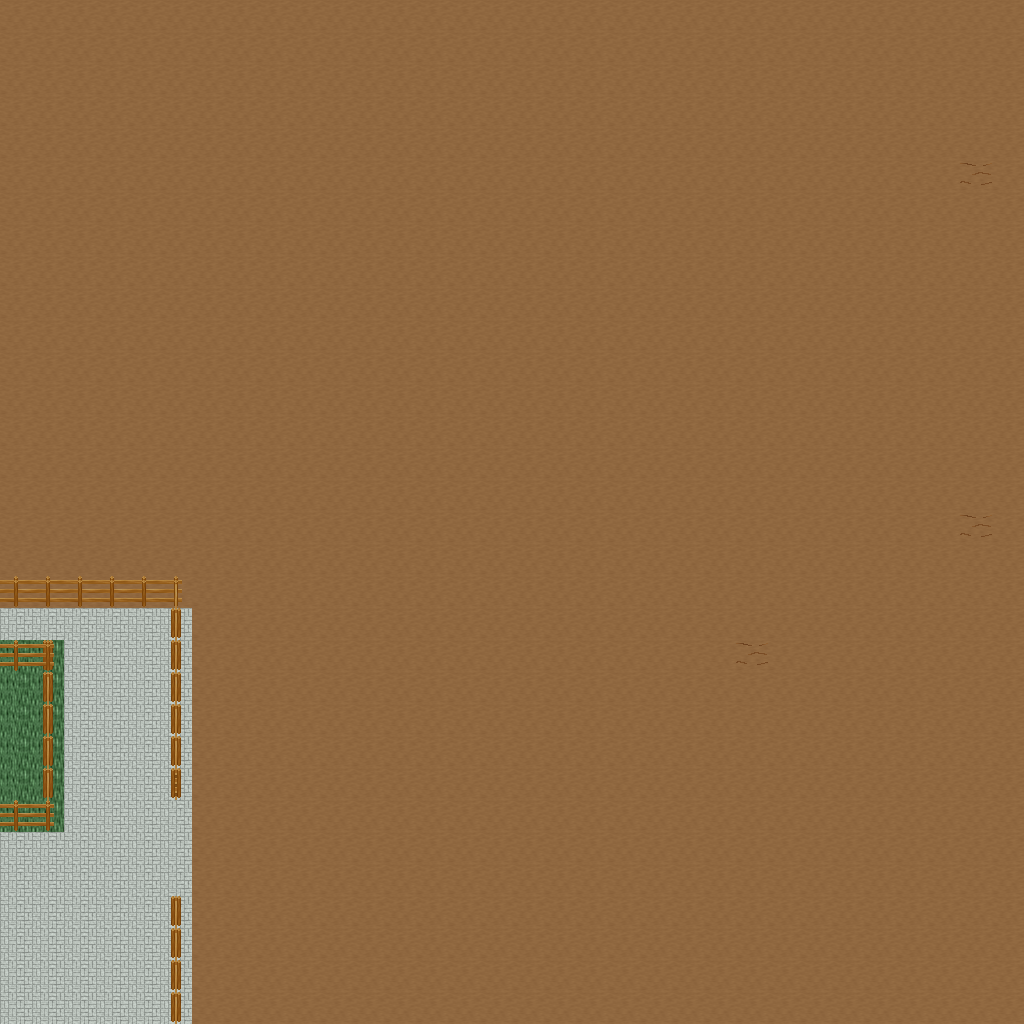

A 2D game scene composited from a Tiled map and its tileset images. What follows is a short description and the map's XML, with each tile layer's data collapsed to a summary:
An orthogonal 32x32 tile map with 32x32 px tiles, 5 tile layers (Ground, Objects, Objects2, Above, ...), 1 hidden layer not drawn, 37 tilesets.

<map version="1.10" tiledversion="1.11.0" orientation="orthogonal" renderorder="right-down" width="32" height="32" tilewidth="32" tileheight="32" infinite="0" nextlayerid="11" nextobjectid="1">
 <tileset firstgid="1" name="ground_ground" tilewidth="32" tileheight="32" tilecount="33" columns="3">
  <image source="../drawable/ground_ground.png" width="96" height="352" />
 </tileset>
 <tileset firstgid="34" name="ground_ridge_earth_dark" tilewidth="32" tileheight="32" tilecount="96" columns="12">
  <image source="../drawable/ground_ridge_earth_dark.png" width="384" height="256" />
 </tileset>
 <tileset firstgid="130" name="logic_collision" tilewidth="32" tileheight="32" tilecount="1" columns="1">
  <image source="../drawable/logic_collision.png" width="32" height="32" />
 </tileset>
 <tileset firstgid="131" name="logic_portal" tilewidth="32" tileheight="32" tilecount="24" columns="8">
  <image source="../drawable/logic_portal.png" width="256" height="96" />
 </tileset>
 <tileset firstgid="155" name="building_fence_fence_chunky" tilewidth="32" tileheight="32" tilecount="21" columns="3">
  <image source="../drawable/building_fence_fence_chunky.png" width="96" height="224" />
 </tileset>
 <tileset firstgid="176" name="item_statue_girl_with_bird" tilewidth="32" tileheight="32" tilecount="12" columns="4">
  <image source="../drawable/item_statue_girl_with_bird.png" width="128" height="96" />
 </tileset>
 <tileset firstgid="188" name="plant_bush_hosta" tilewidth="32" tileheight="32" tilecount="9" columns="3">
  <image source="../drawable/plant_bush_hosta.png" width="96" height="96" />
 </tileset>
 <tileset firstgid="197" name="logic_item_sheepfood" tilewidth="32" tileheight="32" tilecount="1" columns="1">
  <image source="../drawable/logic_item_sheepfood.png" width="32" height="32" />
 </tileset>
 <tileset firstgid="198" name="ground_rock_rocks_3" tilewidth="32" tileheight="32" tilecount="16" columns="4">
  <image source="../drawable/ground_rock_rocks_3.png" width="128" height="128" />
 </tileset>
 <tileset firstgid="214" name="item_statue_crystal_statues" tilewidth="32" tileheight="32" tilecount="12" columns="6">
  <image source="../drawable/item_statue_crystal_statues.png" width="192" height="64" />
 </tileset>
 <tileset firstgid="226" name="plant_tree_maple_tree" tilewidth="32" tileheight="32" tilecount="72" columns="8">
  <image source="../drawable/plant_tree_maple_tree.png" width="256" height="288" />
 </tileset>
 <tileset firstgid="298" name="plant_stump_small_stump" tilewidth="32" tileheight="32" tilecount="4" columns="2">
  <image source="../drawable/plant_stump_small_stump.png" width="64" height="64" />
 </tileset>
 <tileset firstgid="302" name="item_statue_plants_potted_stone" tilewidth="32" tileheight="32" tilecount="6" columns="3">
  <image source="../drawable/item_statue_plants_potted_stone.png" width="96" height="64" />
 </tileset>
 <tileset firstgid="308" name="logic_creature_sheep" tilewidth="32" tileheight="32" tilecount="1" columns="1">
  <image source="../drawable/logic_creature_sheep.png" width="32" height="32" />
 </tileset>
 <tileset firstgid="309" name="furniture_chair_bench_white" tilewidth="32" tileheight="32" tilecount="8" columns="2">
  <image source="../drawable/furniture_chair_bench_white.png" width="64" height="128" />
 </tileset>
 <tileset firstgid="317" name="furniture_sink_dark_side_on" tilewidth="32" tileheight="32" tilecount="6" columns="3">
  <image source="../drawable/furniture_sink_dark_side_on.png" width="96" height="64" />
 </tileset>
 <tileset firstgid="323" name="object_birds" tilewidth="32" tileheight="32" tilecount="4" columns="2">
  <image source="../drawable/object_birds.png" width="64" height="64" />
 </tileset>
 <tileset firstgid="327" name="logic_creature_animal" tilewidth="32" tileheight="32" tilecount="32" columns="8">
  <image source="../drawable/logic_creature_animal.png" width="256" height="128" />
 </tileset>
 <tileset firstgid="359" name="ground_earth_edges" tilewidth="32" tileheight="32" tilecount="18" columns="6">
  <image source="../drawable/ground_earth_edges.png" width="192" height="96" />
 </tileset>
 <tileset firstgid="377" name="ground_grass_corners" tilewidth="32" tileheight="32" tilecount="24" columns="6">
  <image source="../drawable/ground_grass_corners.png" width="192" height="128" />
 </tileset>
 <tileset firstgid="401" name="building_stairs_stairs_grey" tilewidth="32" tileheight="32" tilecount="6" columns="3">
  <image source="../drawable/building_stairs_stairs_grey.png" width="96" height="64" />
 </tileset>
 <tileset firstgid="407" name="logic_creature_ent" tilewidth="32" tileheight="32" tilecount="4" columns="4">
  <image source="../drawable/logic_creature_ent.png" width="128" height="32" />
 </tileset>
 <tileset firstgid="411" name="plant_tree_pine_tree" tilewidth="32" tileheight="32" tilecount="20" columns="4">
  <image source="../drawable/plant_tree_pine_tree.png" width="128" height="160" />
 </tileset>
 <tileset firstgid="431" name="plant_tree_oak_tree" tilewidth="32" tileheight="32" tilecount="20" columns="4">
  <image source="../drawable/plant_tree_oak_tree.png" width="128" height="160" />
 </tileset>
 <tileset firstgid="451" name="plant_tree_chestnut_tree" tilewidth="32" tileheight="32" tilecount="20" columns="4">
  <image source="../drawable/plant_tree_chestnut_tree.png" width="128" height="160" />
 </tileset>
 <tileset firstgid="471" name="building_thatched_roof_cottage1" tilewidth="32" tileheight="32" tilecount="20" columns="4">
  <image source="../drawable/building_thatched_roof_cottage1.png" width="128" height="160" />
 </tileset>
 <tileset firstgid="491" name="building_thatched_roof_cottage2" tilewidth="32" tileheight="32" tilecount="20" columns="4">
  <image source="../drawable/building_thatched_roof_cottage2.png" width="128" height="160" />
 </tileset>
 <tileset firstgid="511" name="logic_item_vegetable" tilewidth="32" tileheight="32" tilecount="16" columns="8">
  <image source="../drawable/logic_item_vegetable.png" width="256" height="64" />
 </tileset>
 <tileset firstgid="527" name="object_well" tilewidth="32" tileheight="32" tilecount="4" columns="2">
  <image source="../drawable/object_well.png" width="64" height="64" />
 </tileset>
 <tileset firstgid="531" name="plant_flower_flower_bed_1" tilewidth="32" tileheight="32" tilecount="35" columns="7">
  <image source="../drawable/plant_flower_flower_bed_1.png" width="224" height="160" />
 </tileset>
 <tileset firstgid="566" name="plant_flower_small_flower_bed" tilewidth="32" tileheight="32" tilecount="12" columns="3">
  <image source="../drawable/plant_flower_small_flower_bed.png" width="96" height="128" />
 </tileset>
 <tileset firstgid="578" name="plant_flower_small_flower_bed_2" tilewidth="32" tileheight="32" tilecount="12" columns="3">
  <image source="../drawable/plant_flower_small_flower_bed_2.png" width="96" height="128" />
 </tileset>
 <tileset firstgid="590" name="plant_flower_foxgloves" tilewidth="32" tileheight="32" tilecount="4" columns="2">
  <image source="../drawable/plant_flower_foxgloves.png" width="64" height="64" />
 </tileset>
 <tileset firstgid="594" name="plant_flower_hothouse_flowers" tilewidth="32" tileheight="32" tilecount="72" columns="6">
  <image source="../drawable/plant_flower_hothouse_flowers.png" width="192" height="384" />
 </tileset>
 <tileset firstgid="666" name="plant_bush_bush_mult_colored" tilewidth="32" tileheight="32" tilecount="6" columns="3">
  <image source="../drawable/plant_bush_bush_mult_colored.png" width="96" height="64" />
 </tileset>
 <tileset firstgid="672" name="object_ents" tilewidth="32" tileheight="32" tilecount="50" columns="5">
  <image source="../drawable/object_ents.png" width="160" height="320" />
 </tileset>
 <tileset firstgid="722" name="ground_green_paving" tilewidth="32" tileheight="32" tilecount="18" columns="3">
  <image source="../drawable/ground_green_paving.png" width="96" height="192" />
 </tileset>
 <layer id="1" name="Ground" width="32" height="32">
  <data>[1024 cells, 1024 non-empty, 3 distinct tile ids]</data>
 </layer>
 <layer id="2" name="Objects" width="32" height="32">
  <data>[1024 cells, 24 non-empty, 5 distinct tile ids]</data>
 </layer>
 <layer id="3" name="Objects2" width="32" height="32">
  <data>[1024 cells, 5 non-empty, 4 distinct tile ids]</data>
 </layer>
 <layer id="4" name="Above" width="32" height="32">
  <data>[1024 cells, 0 non-empty, 0 distinct tile ids]</data>
 </layer>
 <layer id="5" name="Above2" width="32" height="32">
  <data>[1024 cells, 0 non-empty, 0 distinct tile ids]</data>
 </layer>
 <layer id="6" name="Walkable" width="32" height="32" visible="0">
  <data>[1024 cells, 24 non-empty, 1 distinct tile ids]</data>
 </layer>
 <objectgroup id="7" name="Mapevents" />
 <objectgroup id="8" name="Spawn" />
 <objectgroup id="9" name="Keys" />
 <objectgroup id="10" name="Replace" />
</map>
